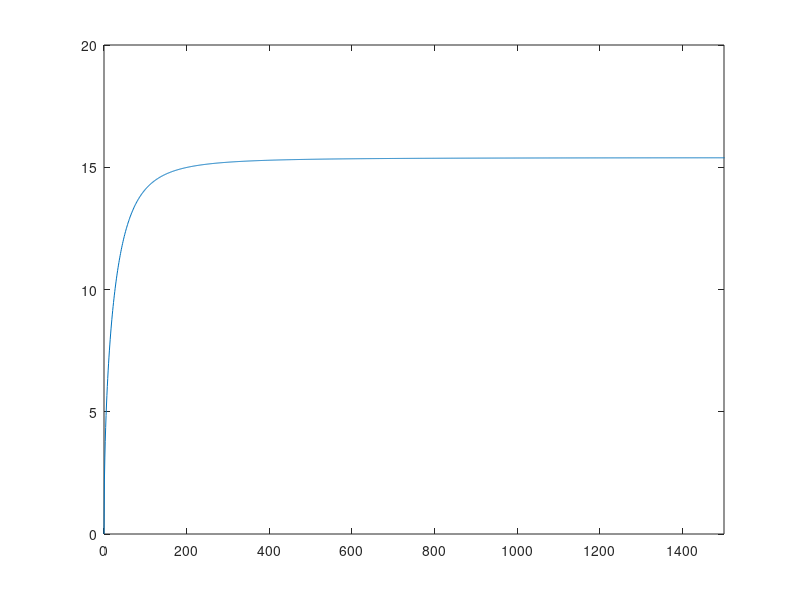
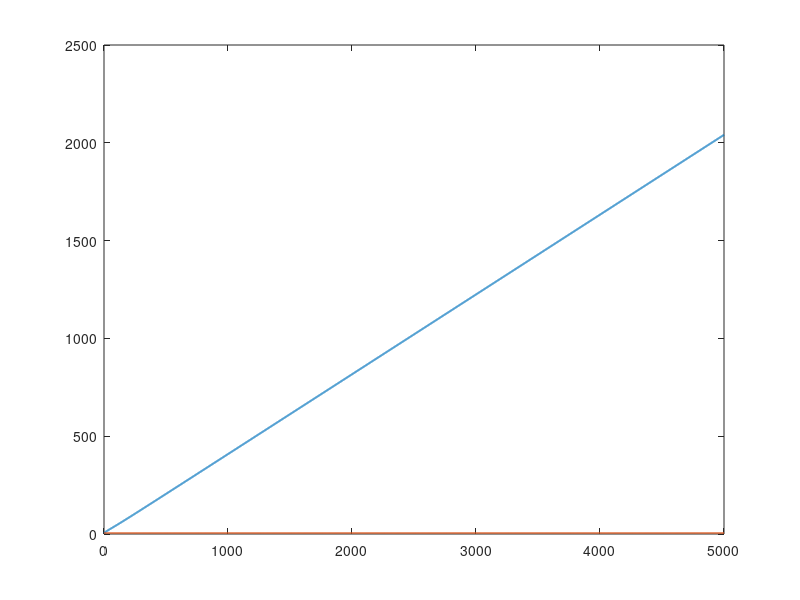

The MATLAB source for these figures, in order: (Note: this script raises an error after producing the figures.)

clc
clear

%% Input
a = 0.5;
b = 0.4;
% Inputs:
% Panel
Efs = 68.9*10^9; % youngs
tfs = 0.508*10^-3; % thickness
vfs = 0.33; % poisson
mus = 2*2700 + 144.166; % density
mode_num = 5;

% Honeycomb
hc  = 12.7*10^-3;
Gr  = 7.584e+7;
Gw  = 1.2066e+8;
Gc  = sqrt(Gr*Gw);

%
f  = 0:1:5000;
w  = 2.*pi.*f;

D   = (Efs.*tfs.*(hc + tfs).^2)./(2.*(1-vfs.^2));
N   = Gc.*hc.*(1+tfs/hc)^2;

Cb = sqrt((2.*N)./(mus + sqrt((mus.^2) + ((4*mus*(N.^2))./((w.^2).*D)))));

plot(f,Cb)
xlim([0 1500]);
%%
% Thick Plate Theory Resonances
z = 1;
zz = 1;
for m = 1:1:mode_num
    %z = 1;
    for n = 1:1:mode_num
        kx(z) = (((2*m-1).*pi)./(2*a));
        ky(z) = (((2*n-1).*pi)./(2*b));
        kmn(z) = sqrt((kx(z).^2) + (ky(z).^2));
        z = z+1;
        modes{z} = [m,n];
    end
    zz = zz+1;
end

figure(2);
kb = w./Cb;
plot(f,kb,'Linewidth',1.4); hold on;

for i = 1:length(modes)-1
    plot(f,kmn(i).*ones(1,length(f)),'Linewidth',1.4); hold on;
    [val(i),loc(i)] = MyGen.find_val_difference(kb,kmn(i));
    plot(f(loc(i)),kb(loc(i)),'o','Linewidth',2);
end
    ylabel('Wavenumber');
    xlabel('Frequency (Hz)');

fmn_thick = f(loc);
for ii = 1:length(fmn_thick)
    fmn_thick_cell{1,ii} = ['m=',num2str(modes{ii+1}(1)),' n=',num2str(modes{ii+1}(2))];
    fmn_thick_cell{2,ii} = modes{ii+1};
    fmn_thick_cell{3,ii} = fmn_thick(ii);
end
disp(fmn_thick_cell)
